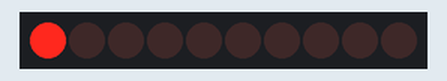
This sketch was run on a simulated Arduino Uno, built with avr-gcc and run on an emulated ATmega328P. Parts: 10 shift-register outputs drawn as a row of LEDs (first output left, lit = HIGH). Wiring (inferred from the names in the program): decade counter: clock pin 9. Wiring (inferred from the signals the program sends): row of LEDs: on Q0, Q1, Q2, Q3, Q4, Q5, Q6, Q7, Q8, Q9.

Above: at 0.5 s.
At 1.5 s:
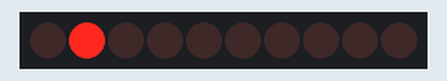
At 3.5 s:
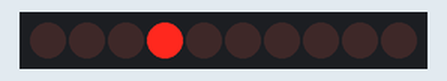
At 6.5 s:
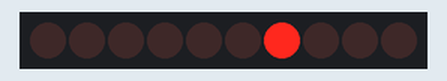
At 9.5 s:
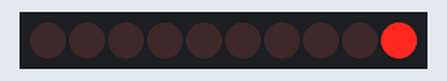
At 12.5 s:
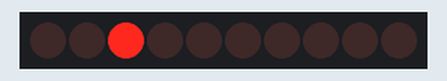
Timing chart, 0 to 13.0 s (numbered marks = the images above):
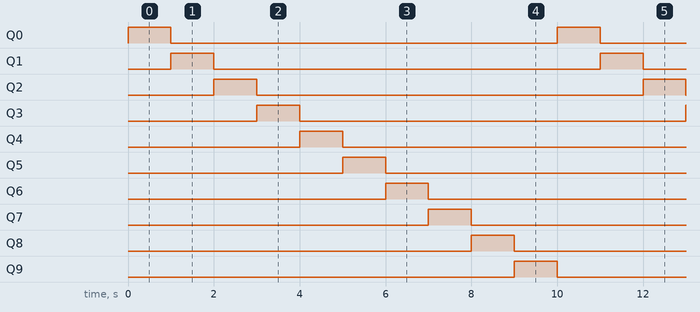

Measured:
- by itself, Q0–9: alternates HIGH for 1.0 s and LOW for 9.0 s
- by itself, everything shown: repeats every 10.0 s, in 10 steps

The sketch:

decade_control_cut_and_paste_from_net.ino
```cpp
/*5 LED sequential flasher based on 4017 decade counter.*/

//Define pins to be used.
int clockPin = 9;
int enablePin = 10;

void setup()
{
  //Set pins 9 & 10 as output.
  pinMode(clockPin, OUTPUT);
  pinMode(enablePin, OUTPUT);
}

void loop()
/*Check current state of pins, change to oposite of
  current value. */
{
  delay(1000);
  if (clockPin == HIGH);
  {
    digitalWrite(clockPin, LOW);
    digitalWrite(enablePin, HIGH);
  }
  if (clockPin == LOW);
  {
    digitalWrite(clockPin, HIGH);
    digitalWrite(enablePin, LOW);
  }
}
```
